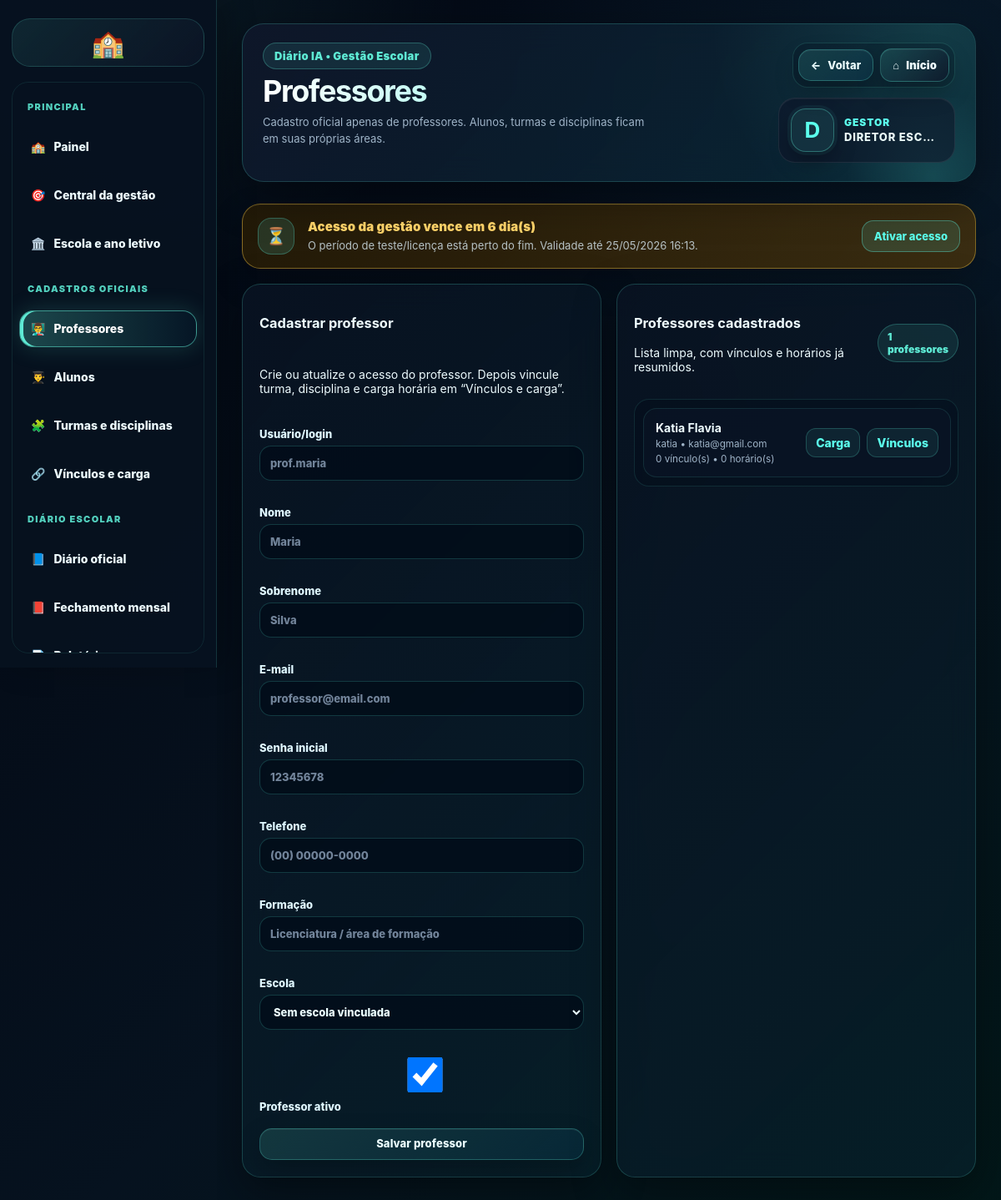
Screenshot of /gestao/professores/ (signed in) with the database file from the repository.
### apps/usuarios/models.py (models this page shows, shortened)
class Usuario(AbstractUser):
    class TipoUsuario(models.TextChoices):
        ADMIN = 'ADMIN', 'Administrador'
        PROF = 'PROF', 'Professor'
        COORD = 'COORD', 'Coordenador'
        SEC = 'SEC', 'Secretaria'
    tipo = models.CharField(
        max_length=10,
        choices=TipoUsuario.choices,
        default=TipoUsuario.PROF
    )
    foto = models.ImageField(
        upload_to="professores/",
        null=True,
        blank=True
    )
    gestao_teste_inicio = models.DateTimeField(
        null=True,
        blank=True,
        verbose_name="Início do teste da gestão",
    )
    gestao_acesso_expira_em = models.DateTimeField(
        null=True,
        blank=True,
        verbose_name="Acesso da gestão expira em",
    )
    gestao_acesso_bloqueado = models.BooleanField(
        default=False,
        verbose_name="Acesso da gestão bloqueado",
    )
    gestao_serial_ultimo = models.CharField(
        max_length=255,
        blank=True,
        default="",
        verbose_name="Último serial aplicado",
    )

### apps/core/views_gestao.py (the view, shortened to what this page needs)
@login_required
def gestao_professores(request):
    if not usuario_gestor(request.user):
        return render(request, "core/acesso_negado.html")
    Usuario = get_user_model()
    escolas = Escola.objects.all()
    professores = Usuario.objects.filter(tipo="PROF").order_by("first_name", "username")
    perfis = {
        perfil.usuario_id: perfil
        for perfil in ProfessorPerfil.objects.select_related("usuario", "escola")
    }
    professores_dados = []
    for professor in professores:
        professores_dados.append({
            "professor": professor,
            "nome": _nome_usuario(professor),
            "perfil": perfis.get(professor.id),
            "vinculos": ProfessorTurmaDisciplina.objects.filter(professor=professor, ativo=True).count(),
            "horarios": HorarioAula.objects.filter(professor=professor, ativo=True).count(),
        })
    context = {
        "professores_dados": professores_dados,
        "escolas": escolas,
        "hoje": date.today(),
    }
    return render(request, "gestao/professores.html", context)

### apps/core/context_processors.py (called while the page is built, shortened)
def escola_institucional(request):
    dados = {
        "escola_login": None,
        "escola_login_estado": "ESTADO DO MARANHÃO",
        "escola_login_secretaria": "SECRETARIA DE ESTADO DA EDUCAÇÃO",
        "escola_login_nome_titulo": "Instituição escolar",
        "escola_login_nome_info": "Configurar no painel da gestão",
        "escola_login_aldeia": "Configurar no painel da gestão",
        "escola_login_terra": "Configurar no painel da gestão",
        "escola_login_texto": "Ambiente oficial de acesso da instituição escolar.",
        "gestor_login_nome": "Direção escolar",
        "gestor_login_cargo": "Gestão responsável",
    }
    try:
        from apps.academico.models import Escola
        escola = Escola.objects.filter(ativa=True).first() or Escola.objects.first()
        dados["escola_login"] = escola
    except Exception:
        pass
    return dados

### apps/core/licenca_gestao.py (called while the page is built)
def dias_teste_gestao():
    return max(int(getattr(settings, "GESTAO_TRIAL_DIAS", 7)), 1)

def usuario_eh_gestao(user):
    return getattr(user, "is_authenticated", False) and getattr(user, "tipo", "") in PERFIS_GESTAO

def garantir_periodo_teste(user):
    if not usuario_eh_gestao(user):
        return user
    if getattr(user, "gestao_acesso_expira_em", None):
        return user
    agora = timezone.now()
    inicio = getattr(user, "date_joined", None) or agora
    if timezone.is_naive(inicio):
        inicio = timezone.make_aware(inicio, timezone.get_current_timezone())
    user.gestao_teste_inicio = getattr(user, "gestao_teste_inicio", None) or inicio
    user.gestao_acesso_expira_em = inicio + timedelta(days=dias_teste_gestao())
    user.gestao_acesso_bloqueado = False
    user.save(update_fields=["gestao_teste_inicio", "gestao_acesso_expira_em", "gestao_acesso_bloqueado"])
    return user

def acesso_gestao_expirado(user):
    if not usuario_eh_gestao(user):
        return False
    garantir_periodo_teste(user)
    if getattr(user, "gestao_acesso_bloqueado", False):
        return True
    expira = getattr(user, "gestao_acesso_expira_em", None)
    if not expira:
        return False
    return timezone.now() > expira

### apps/core/templatetags/tratamento_usuario_tags.py (called while the page is built)
def _clean(value):
    return str(value or "").strip()

def _primeiro_nome(user):
    nome = _nome_usuario(user)
    return _clean(nome.split()[0]).lower()

@register.filter
def nome_exibicao(user):
    return _nome_usuario(user)

@register.filter
def tratamento_gestao(user):
    return "Gestora" if _provavel_feminino(user) else "Gestor"

### templates/gestao/professores.html (shortened to what this page needs)
{% extends "gestao/base_premium_gestao.html" %}
{% block titulo %}Professores{% endblock %}
{% block subtitulo %}Cadastro oficial apenas de professores. Alunos, turmas e disciplinas ficam em suas próprias áreas.{% endblock %}
{% block conteudo %}
<section class="clean-page-grid">
  <form class="clean-form-card clean-form" method="post">
    <h3>Cadastrar professor</h3>
    <p>Crie ou atualize o acesso do professor. Depois vincule turma, disciplina e carga horária em “Vínculos e carga”.</p>
    <label>Usuário/login
      <input name="username" placeholder="prof.maria" required>
    </label>
    <label>Nome
      <input name="first_name" placeholder="Maria">
    </label>
    <label>Sobrenome
      <input name="last_name" placeholder="Silva">
    </label>
    <label>E-mail
      <input name="email" type="email" placeholder="professor@email.com">
    </label>
    <label>Senha inicial
      <input name="password" type="password" placeholder="12345678">
    </label>
    <label>Telefone
      <input name="telefone" placeholder="(00) 00000-0000">
    </label>
    <label>Formação
      <input name="formacao" placeholder="Licenciatura / área de formação">
    </label>
    <label>Escola
      <select name="escola">
        <option value="">Sem escola vinculada</option>
      </select>
    </label>
    <label style="display:flex;align-items:center;gap:10px;">
      <input type="checkbox" name="ativo" checked style="width:auto"> Professor ativo
    </label>
    <button class="clean-btn" type="submit">Salvar professor</button>
  </form>
  <section class="clean-list-card">
    <div style="display:flex;justify-content:space-between;gap:14px;align-items:center;margin-bottom:16px;">
      <div>
        <h3>Professores cadastrados</h3>
        <p>Lista limpa, com vínculos e horários já resumidos.</p>
      </div>
      <span class="clean-pill">{{ professores_dados|length }} professores</span>
    </div>
    <div class="clean-scroll clean-list">
      {% for item in professores_dados %}
        <article class="clean-list-item">
          <div class="clean-list-main">
            <strong>{{ item.nome }}</strong>
            <small>{{ item.professor.username }}{% if item.professor.email %} • {{ item.professor.email }}{% endif %}</small>
            <small>{{ item.vinculos }} vínculo(s) • {{ item.horarios }} horário(s){% if item.perfil and item.perfil.escola %} • {{ item.perfil.escola.nome }}{% endif %}</small>
          </div>
          <div class="clean-actions">
            <a href="{% url 'gestao_carga_horaria_professores_301' %}">Carga</a>
            <a href="{% url 'gestao_vinculos' %}">Vínculos</a>
          </div>
        </article>
      {% empty %}
        <div class="clean-empty">Nenhum professor cadastrado ainda.</div>
      {% endfor %}
    </div>
  </section>
</section>
{% endblock %}

### templates/gestao/base_premium_gestao.html (shortened to what this page needs)
{% load static tratamento_usuario_tags %}
<!doctype html>
<html lang="pt-br">
<head>
    <link rel="stylesheet" href="{% static 'css/premium_base_final.css' %}">
    <link rel="stylesheet" href="{% static 'css/premium_responsive_final.css' %}">
    <link rel="stylesheet" href="{% static 'css/premium_print_final.css' %}">
</head>
<body>
<div class="layout ia-clean-shell gestao-shell">
    {% include 'partials/gestao_sidebar.html' %}
    <main class="content gestao-content">
        <header class="gestao-base-header no-print">
            <div>
                <span class="gestao-base-badge">Diário IA • Gestão Escolar</span>
                <h1 class="gestao-base-title">{% block titulo %}{% endblock %}</h1>
                <p class="gestao-base-sub">{% block subtitulo %}Administração escolar{% endblock %}</p>
            </div>
            <div class="gestao-base-actions">
                {% include 'partials/gestao_page_actions.html' %}
                <a class="hero-mini-card gestao-mini-user profile-mini-link profile-mini-with-name" href="{% url 'gestao_configuracoes' %}" title="Imagem e perfil da gestão">
                    {% if request.user and request.user.is_authenticated and request.user.foto %}
                        <img class="profile-mini-photo" src="{{ request.user.foto.url }}" alt="Imagem da gestão">
                    {% else %}
                        <strong class="profile-mini-initial">{% if request.user and request.user.is_authenticated %}{{ request.user|nome_exibicao|default:'G'|slice:':1' }}{% else %}G{% endif %}</strong>
                    {% endif %}
                    <span class="profile-mini-text">
                        <b class="profile-mini-role">{% if request.user and request.user.is_authenticated %}{{ request.user|tratamento_gestao }}{% else %}Gestor(a){% endif %}</b>
                        <small class="profile-mini-name">{% if request.user and request.user.is_authenticated %}{{ request.user|nome_exibicao }}{% else %}Acesso da gestão{% endif %}</small>
                    </span>
                </a>
            </div>
        </header>
        {% include 'partials/aviso_licenca_gestao.html' %}
        {% block conteudo %}{% endblock %}
    </main>
</div>
</body>
</html>

### templates/partials/aviso_licenca_gestao.html (shortened to what this page needs)
{% load licenca_tags %}
{% licenca_gestao_status as licenca_gestao %}
{% if licenca_gestao.mostrar %}
  <section class="gestao-license-banner gestao-license-banner-{{ licenca_gestao.status }} no-print">
    <div class="gestao-license-icon">{% if licenca_gestao.expirado %}🔒{% elif licenca_gestao.status == 'ok' %}✅{% else %}⏳{% endif %}</div>
    <div class="gestao-license-text">
      <strong>{{ licenca_gestao.titulo }}</strong>
      <span>{{ licenca_gestao.texto }} Validade até {{ licenca_gestao.expira|date:"d/m/Y H:i" }}.</span>
    </div>
    {% if licenca_gestao.expirado or licenca_gestao.status != 'ok' %}
      <a class="gestao-license-action" href="{% url 'ativar_acesso_gestao' %}">Ativar acesso</a>
    {% endif %}
  </section>
{% endif %}

### templates/partials/aviso_licenca_gestao.html (style rules this page uses)
.gestao-license-banner { display:flex; align-items:center; justify-content:space-between; gap:16px; margin:0 0 18px; padding:16px 18px; border:1px solid rgba(95,255,238,.28); border-radius:22px; background:linear-gradient(135deg, rgba(8,20,38,.92), rgba(15,68,73,.72)); box-shadow:0 16px 40px rgba(0,0,0,.22), inset 0 1px 0 rgba(255,255,255,.04); color:#eaffff; }
.gestao-license-icon { width:44px; height:44px; border-radius:16px; display:grid; place-items:center; background:rgba(95,255,238,.12); border:1px solid rgba(95,255,238,.25); font-size:20px; flex:0 0 auto; }
.gestao-license-text { display:flex; flex-direction:column; gap:4px; min-width:0; flex:1; }
.gestao-license-text strong { font-size:15px; font-weight:900; color:#6dfff0; letter-spacing:.01em; }
.gestao-license-text span { font-size:13px; line-height:1.45; color:rgba(226,245,255,.76); }
.gestao-license-action { text-decoration:none; white-space:nowrap; padding:10px 14px; border-radius:14px; border:1px solid rgba(95,255,238,.35); background:rgba(95,255,238,.12); color:#6dfff0; font-size:13px; font-weight:900; }
.gestao-license-banner-atencao { border-color:rgba(255,207,73,.42); background:linear-gradient(135deg, rgba(37,27,7,.92), rgba(76,53,11,.74)); }
.gestao-license-banner-atencao .gestao-license-text strong, .gestao-license-banner-atencao .gestao-license-action { color:#ffd46a; }

### rows the page displays
Usuario: user|nome_exibicao "D", user|tratamento_gestao "GESTOR", user|nome_exibicao "DIRETOR ESC…", expira "25/05/2026 16:13"
Usuario: nome "Katia Flavia", professor.username "katia", professor.email "katia@gmail.com", vinculos "0", horarios "0"

### other values shown
{{ licenca_gestao.titulo }} "Acesso da gestão vence em 6 dia(s)"
{{ licenca_gestao.texto }} "O período de teste/licença está perto do fim."
{{ professores_dados|length }} "1"
